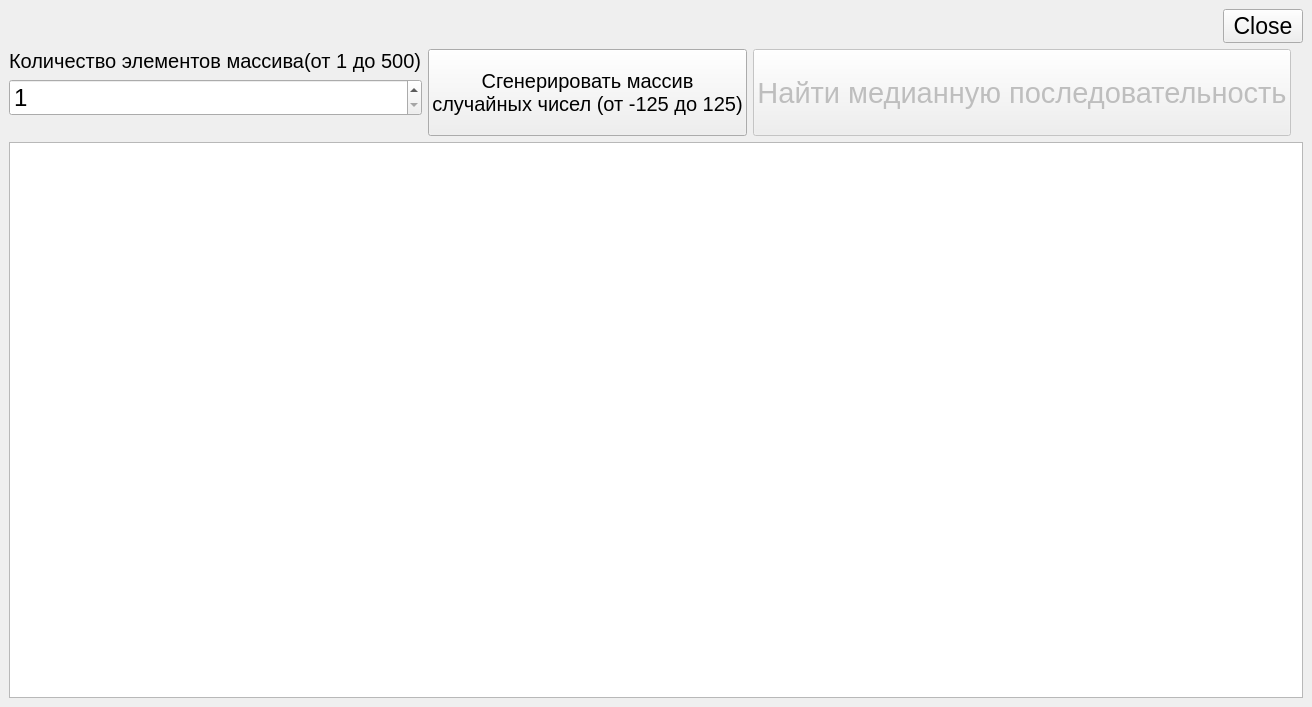
<?xml version="1.0" encoding="UTF-8"?>
<ui version="4.0">
 <class>MainWindow</class>
 <widget class="QMainWindow" name="MainWindow">
  <property name="geometry">
   <rect>
    <x>0</x>
    <y>0</y>
    <width>1248</width>
    <height>707</height>
   </rect>
  </property>
  <property name="windowTitle">
   <string>MainWindow</string>
  </property>
  <widget class="QWidget" name="centralwidget">
   <layout class="QGridLayout" name="gridLayout">
    <item row="3" column="0" colspan="3">
     <layout class="QVBoxLayout" name="verticalLayout_4">
      <item>
       <widget class="QGraphicsView" name="graphicsView"/>
      </item>
     </layout>
    </item>
    <item row="0" column="0" colspan="3">
     <layout class="QHBoxLayout" name="horizontalLayout_2">
      <item>
       <spacer name="horizontalSpacer">
        <property name="orientation">
         <enum>Qt::Horizontal</enum>
        </property>
        <property name="sizeHint" stdset="0">
         <size>
          <width>40</width>
          <height>20</height>
         </size>
        </property>
       </spacer>
      </item>
      <item>
       <widget class="QPushButton" name="buttonClose">
        <property name="font">
         <font>
          <family>Ubuntu</family>
          <pointsize>17</pointsize>
         </font>
        </property>
        <property name="text">
         <string>Close</string>
        </property>
        <property name="icon">
         <iconset theme="application-exit"/>
        </property>
        <property name="iconSize">
         <size>
          <width>20</width>
          <height>20</height>
         </size>
        </property>
       </widget>
      </item>
     </layout>
    </item>
    <item row="1" column="0" rowspan="2">
     <layout class="QVBoxLayout" name="verticalLayout_6">
      <item>
       <layout class="QHBoxLayout" name="horizontalLayout">
        <property name="rightMargin">
         <number>0</number>
        </property>
        <item>
         <layout class="QVBoxLayout" name="verticalLayout_2">
          <item>
           <widget class="QLabel" name="label">
            <property name="font">
             <font>
              <pointsize>15</pointsize>
             </font>
            </property>
            <property name="text">
             <string>Количество элементов массива(от 1 до 500)</string>
            </property>
           </widget>
          </item>
          <item>
           <widget class="QSpinBox" name="spinCountIndexes">
            <property name="font">
             <font>
              <pointsize>18</pointsize>
             </font>
            </property>
            <property name="minimum">
             <number>1</number>
            </property>
            <property name="maximum">
             <number>1000</number>
            </property>
           </widget>
          </item>
          <item>
           <spacer name="verticalSpacer_2">
            <property name="orientation">
             <enum>Qt::Vertical</enum>
            </property>
            <property name="sizeType">
             <enum>QSizePolicy::Fixed</enum>
            </property>
            <property name="sizeHint" stdset="0">
             <size>
              <width>20</width>
              <height>20</height>
             </size>
            </property>
           </spacer>
          </item>
         </layout>
        </item>
        <item>
         <widget class="QPushButton" name="buttonGenerate">
          <property name="enabled">
           <bool>true</bool>
          </property>
          <property name="sizePolicy">
           <sizepolicy hsizetype="Minimum" vsizetype="Ignored">
            <horstretch>0</horstretch>
            <verstretch>0</verstretch>
           </sizepolicy>
          </property>
          <property name="font">
           <font>
            <pointsize>15</pointsize>
           </font>
          </property>
          <property name="text">
           <string>Сгенерировать массив
случайных чисел (от -125 до 125)</string>
          </property>
          <property name="icon">
           <iconset theme="view-refresh"/>
          </property>
          <property name="iconSize">
           <size>
            <width>35</width>
            <height>35</height>
           </size>
          </property>
         </widget>
        </item>
        <item>
         <spacer name="horizontalSpacer_2">
          <property name="orientation">
           <enum>Qt::Horizontal</enum>
          </property>
          <property name="sizeType">
           <enum>QSizePolicy::Expanding</enum>
          </property>
          <property name="sizeHint" stdset="0">
           <size>
            <width>40</width>
            <height>20</height>
           </size>
          </property>
         </spacer>
        </item>
        <item>
         <widget class="QPushButton" name="buttonMedian">
          <property name="enabled">
           <bool>false</bool>
          </property>
          <property name="sizePolicy">
           <sizepolicy hsizetype="Minimum" vsizetype="Preferred">
            <horstretch>0</horstretch>
            <verstretch>0</verstretch>
           </sizepolicy>
          </property>
          <property name="font">
           <font>
            <pointsize>22</pointsize>
           </font>
          </property>
          <property name="text">
           <string>Найти медианную последовательность</string>
          </property>
          <property name="icon">
           <iconset theme="emblem-symbolic-link"/>
          </property>
          <property name="iconSize">
           <size>
            <width>30</width>
            <height>30</height>
           </size>
          </property>
         </widget>
        </item>
       </layout>
      </item>
     </layout>
    </item>
    <item row="2" column="2">
     <layout class="QVBoxLayout" name="verticalLayout_3"/>
    </item>
   </layout>
  </widget>
  <widget class="QMenuBar" name="menubar">
   <property name="geometry">
    <rect>
     <x>0</x>
     <y>0</y>
     <width>1248</width>
     <height>22</height>
    </rect>
   </property>
  </widget>
 </widget>
 <resources/>
 <connections/>
</ui>
